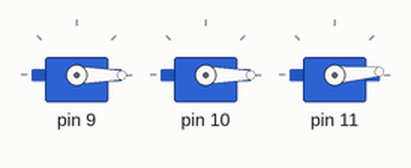
This sketch was run on a simulated Arduino Uno, built with avr-gcc and run on an emulated ATmega328P. Shown: 3 × servo.

Above: at 1.35 s.
At 2.7 s:
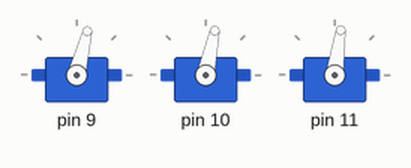
At 6.05 s:
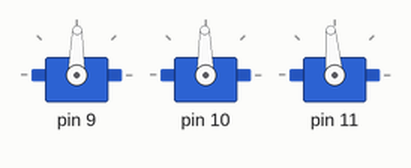
Timing chart, 0 to 10.4 s (numbered marks = the images above):
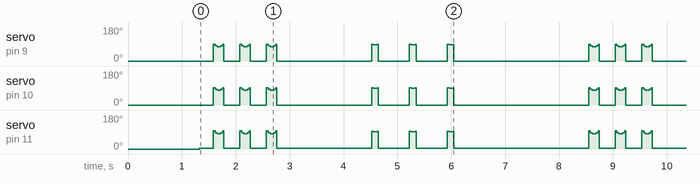

Measured:
- by itself, servo on pin 9: moves between 0° and 90°, repeating every 7.0 s
- by itself, servo on pin 10: moves between 0° and 92°, repeating every 7.0 s
- by itself, servo on pin 11: moves between 4° and 96°, repeating every 7.0 s

The sketch:

movementOfStewartPlatform.ino
```cpp
#include <Servo.h>

Servo myservo[4];

float DesireLen[3];
float ServoHornLen = 14.57; //servonun kulaklarının uzunlugu
float ConnectingRodLen = 55;
float HornConnectRodDistance =  3.85;
int ServoPos[3] = {0, 0, 0};
float RaduisBottomPlate = 51; // tabanın yaricapi
float BottomRodAngleDeg[3] = {120, 120, 120}; // kolların derece cinsinden acisi
float RadiusTopPlate = 51; // ust plakanin yaricapi
float TopRodAngleDeg[3] = {84, 84, 84};
float flatLength;
float  BottomRodAngleRad[3];
float TopRodAngleRad[3];
int DegY = 1;
int DegZ = 1;


float BottomPx[3] = {0, 0, 0}; // alt P degerleri
float BottomPy[3] = {0, 0, 0};
float BottomPz[3] = {0, 0, 0};
float TopPx[3];
float TopPy[3];
float TopPz[3];
int moveX = 1;
int moveZ = 1;
float Z_Offset = 0; // platform baslangic degeri
float pi = 3.14159265;

//change
float X_translation = 0; // istenilen dönüşüm
float Y_translation = 0;
float Z_translation = 0;
//change
float X_rotationDeg = 95; // istenilen acısal degisim
float Y_rotationDeg = 0;
float Z_rotationDeg = 0;


float X_rotationRad = X_rotationDeg / 57.2958; //radyana cevirme
float Y_rotationRad = Y_rotationDeg / 57.2958;
float Z_rotationRad = Z_rotationDeg / 57.2958;

void calculate()// hesaplama fonksiyonu
{
  for (int x = 0; x < 3; x++)
  {
    BottomRodAngleRad[x] = BottomRodAngleDeg[x] / 57.2958;
    TopRodAngleRad[x] = TopRodAngleDeg[x] / 57.2958;
    BottomPx[x] = RaduisBottomPlate * cos(BottomRodAngleRad[x]);
    BottomPy[x] = RaduisBottomPlate * sin(BottomRodAngleRad[x]);
    TopPx[x] = (RadiusTopPlate * cos(TopRodAngleRad[x]) * cos(X_rotationRad) * cos(Z_rotationRad)) + RadiusTopPlate * sin(TopRodAngleRad[x]) * (sin(X_rotationRad) * sin(Y_rotationRad) * cos(Z_rotationRad) - cos(X_rotationRad) * sin(Z_rotationRad)) + X_translation;
    TopPy[x] = (RadiusTopPlate * cos(TopRodAngleRad[x]) * cos(Y_rotationRad) * sin(Z_rotationRad)) + RadiusTopPlate * sin(TopRodAngleRad[x]) * (sin(X_rotationRad) * sin(Y_rotationRad) * sin(Z_rotationRad) + cos(X_rotationRad) * cos(Z_rotationRad)) + Y_translation;
    TopPz[x] = -RadiusTopPlate * cos(TopRodAngleRad[x]) * sin(Y_rotationRad) + (RadiusTopPlate * sin(TopRodAngleRad[x]) * sin(X_rotationRad) * cos(Z_rotationRad)) + Z_Offset + Z_translation;
    DesireLen[x] = sqrt((TopPx[x] - BottomPx[x]) * (TopPx[x] - BottomPx[x])  + (TopPy[x] - BottomPy[x]) * (TopPy[x] - BottomPy[x]) + (TopPz[x] - BottomPz[x]) * (TopPz[x] - BottomPz[x]));
    flatLength = sqrt((ConnectingRodLen * ConnectingRodLen) - (HornConnectRodDistance * HornConnectRodDistance));
    ServoPos[x] = (acos(((ServoHornLen * ServoHornLen) - (DesireLen[x] * DesireLen[x]) + (flatLength * flatLength)) / (DesireLen[x] * ServoHornLen * 2))) * (95 / pi);
    //    Serial.print(DesireLen[x]);
    //    Serial.print("  ");
    //    Serial.print(ServoPos[x]);
    //    Serial.println("  ");
    delay(4);
  }
  myservo[1].write(ServoPos[0] - 2);
  myservo[3].write(ServoPos[2] + 4);
  myservo[2].write(ServoPos[1]);
}

void setup()
{
  for (int x = 1; x <= 3; x++) //servo kurulumları
  {
    myservo[x].attach(x + 8);
    myservo[x].write(0);
  }
  delay(1300);
  Serial.begin(9600);
}

void loop()
{
  //hareket dongusu
  for ( int w = 0; w < 3; w++)
  {
    for (int x = 0; x < 28; x++)
    {
      Z_translation = Z_translation + moveZ;
      calculate();
      if (Z_translation == 7)
      {
        moveZ = -1;
      }
      if (Z_translation == -7)
      {
        moveZ = 1;
      }
    }
  }
  for ( int w = 0; w < 3; w++)
  {
    for (int x = 0; x < 24; x++)
    {
      X_translation = X_translation + moveX;
      calculate();
      if (X_translation == 3)
      {
        moveX = -1;
      }
      if (X_translation == -3)
      {
        moveX = 1;
      }
    }
  }
  for (int w = 0; w < 3; w++)
  {
    for (int x = 0; x < 40; x++)
    {
      Y_rotationDeg = Y_rotationDeg + DegY;
      Y_rotationRad = Y_rotationDeg / 57.2958;
      calculate();
      if (Y_rotationDeg == 10)
      {
        DegY = -1;
      }
      if (Y_rotationDeg == -10)
      {
        DegY = 1;
      }
    }
  }
  for (int w = 0; w < 3; w++)
  {
    for (int x = 0; x < 40; x++)
    {
      Z_rotationDeg = Z_rotationDeg + DegZ;
      Z_rotationRad = Z_rotationDeg / 57.2958;
      calculate();
      if (Z_rotationDeg == 10)
      {
        DegZ = -1;
      }
      if (Z_rotationDeg == -10)
      {
        DegZ = 1;
      }
    }
  }


}
```
